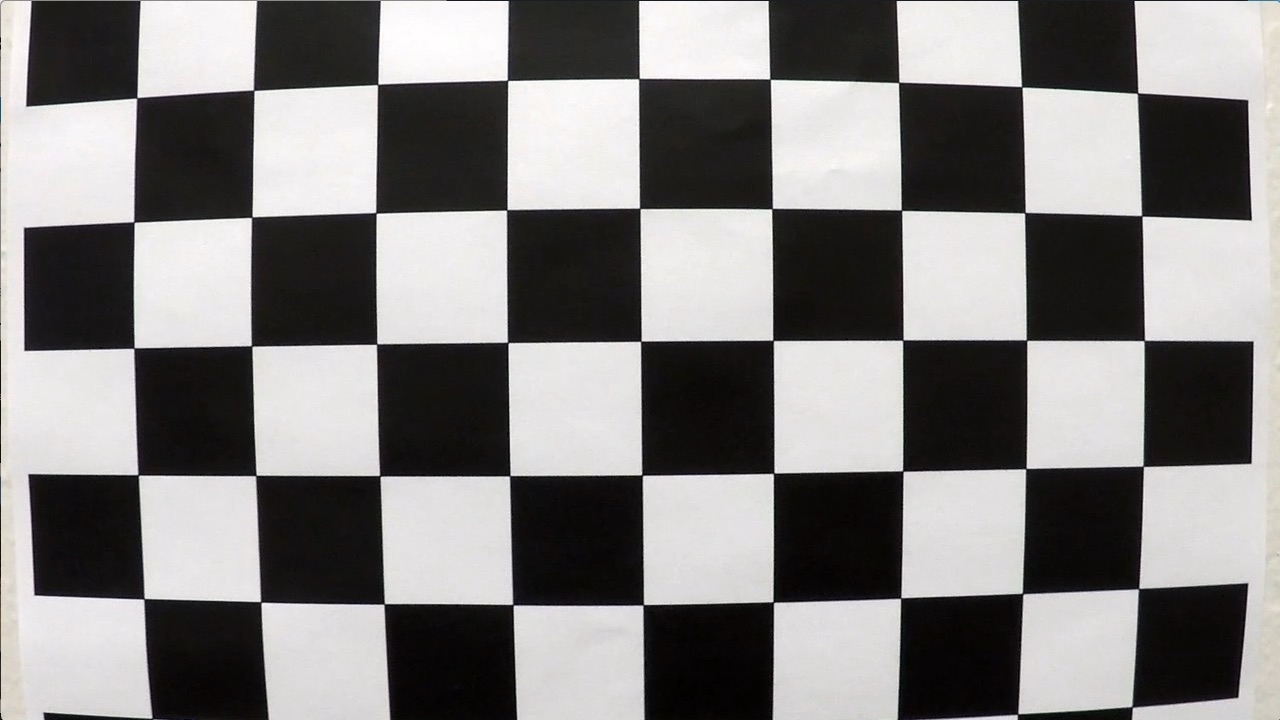
#> input picture Projects/Advanced Lane Lines/camera_cal/calibration1.jpg, 1280 x 720 px; its folder holds 5 pictures in this run
$ python lanelines.py   (older library calls are emulated)
#> lines starting #> are read from the running program, lines starting #| are printed output that depends on the picture
import numpy as np
import cv2
import glob
import matplotlib.image as mpimg
import matplotlib.pyplot as plt
from moviepy.editor import VideoFileClip

# Number of past iterations to store in a Line.
n = 10
# Image shape of all lane lines images.
img_shape = (1280,720)
# Whether to save images from cv pipeline
TEST_PIPELINE = True
# Define conversions in x and y from pixels space to meters
ym_per_pix = 30/720 # meters per pixel in y dimension
xm_per_pix = 3.7/700 # meters per pixel in x dimension

# Define a class to receive the characteristics of each line detection
class Line:
    def __init__(self):
        # was the line detected in the last iteration?
        self.detected = False
        # x values of the last n fits of the line
        self.recent_xfitted = []
        # average x values of the fitted line over the last n iterations
        self.bestx = None
        # polynomial coefficients of the last n fits of the line
        self.recent_fits = []
        # polynomial coefficients averaged over the last n iterations
        self.best_fit = None
        # radius of curvature of the line in some units
        self.radius_of_curvature = None
        # distance in meters of vehicle center from the line
        self.line_base_pos = None
        # difference in fit coefficients between last and new fits
        self.diffs = np.array([0,0,0], dtype='float')
        # x values for detected line pixels
        self.allx = None
        # y values for detected line pixels
        self.ally = None

    # polynomial coefficients for the most recent fit
    def current_fit(self):
        return self.recent_fits[0]

    # [32 lines left out: functions add_fit_x_vals, add_fit, update, not called in this run]

def plot_two(img1, img2, title1, title2, fontsize=50):
    plt.clf()
    f, (ax1, ax2) = plt.subplots(1, 2, figsize=(24, 9))
    f.tight_layout()
    img1_rgb = cv2.cvtColor(img1, cv2.COLOR_BGR2RGB)
    ax1.imshow(img1_rgb)
    ax1.set_title(title1, fontsize=fontsize)
    img2_rgb = cv2.cvtColor(img2, cv2.COLOR_BGR2RGB)
    ax2.imshow(img2_rgb)
    ax2.set_title(title2, fontsize=fontsize)
    plt.subplots_adjust(left=0., right=1, top=0.9, bottom=0.)

# Calibrate camera using same image shape for all images.
def calibrate_camera(img_shape):
    # Chessboard dimensions
#> called with img_shape = (1280, 720)
    nx = 9
    ny = 6

    # Read in and make a list of calibration images
    images = glob.glob("camera_cal/calibration*.jpg")

    # Arrays to store object points and image points from all the calibration images
    objpoints = [] # 3D points in real world space
    imgpoints = [] # 2D points in image plane

    # Prepare object points
    objp = np.zeros((nx*ny, 3), np.float32)
    objp[:, :2] = np.mgrid[0:nx, 0:ny].T.reshape(-1, 2) # x, y coordinates

    for i in range(len(images)):
        # Read in each image
        fname = images[i]
        img = mpimg.imread(fname)
#> img is the input picture: shape (720, 1280, 3); mean R, G, B 130.1, 128.4, 127.8
        # Convert image to grayscale
        gray = cv2.cvtColor(img, cv2.COLOR_RGB2GRAY)
        # Find the chessboard corners
        ret, corners = cv2.findChessboardCorners(gray, (nx,ny), None)
#> ret = False; corners = None
        # If corners are found, add object points and image points
        if ret == True:
            imgpoints.append(corners)
            objpoints.append(objp)
            # Draw and display corners
            # img = cv2.drawChessboardCorners(img, (nx,ny), corners, ret)
            # cv2.imwrite("output_images/chessboard-corners-%d.jpg" % i, img)

    # Calibrate camera
    cam_ret, cam_mtx, cam_dist, cam_rvecs, cam_tvecs = cv2.calibrateCamera( \
        objpoints, imgpoints, img_shape, None, None)

    return cam_mtx, cam_dist

# Undistort image.
def undistort(img, cam_mtx, cam_dist):
    # Undistort using camera matrix and distortion coefficients.
    undist = cv2.undistort(img, cam_mtx, cam_dist, None, cam_mtx)
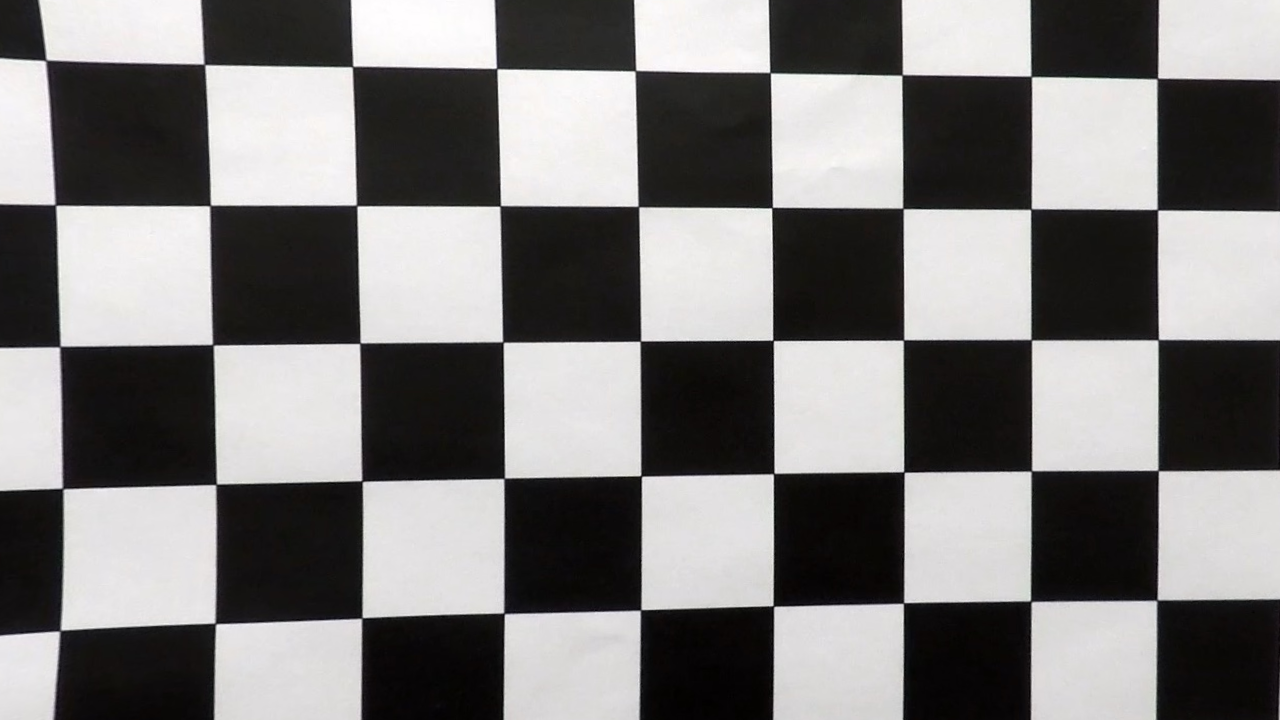
#> undist: shape (720, 1280, 3); mean B, G, R 123.1, 123.5, 125.1
    return undist

# Perspective transform (warp) image.
# [396 lines left out: functions perspective_transform, abs_sobel_thresh, mag_thresh, dir_thresh, hls_thresh, binarize and 6 more, not called in this run]

if TEST_PIPELINE:
    img_filename = "test1"
else:
    img_filename = ""

# Get camera matrix and distortion coefficients.
cam_mtx, cam_dist = calibrate_camera(img_shape)

if TEST_PIPELINE:
    image = cv2.imread("camera_cal/calibration1.jpg")
    undist = undistort(image, cam_mtx, cam_dist)
    plot_two(image, undist, "Original image", "Undistorted image")
    plt.savefig("output_images/undistort_chessboard.jpg")
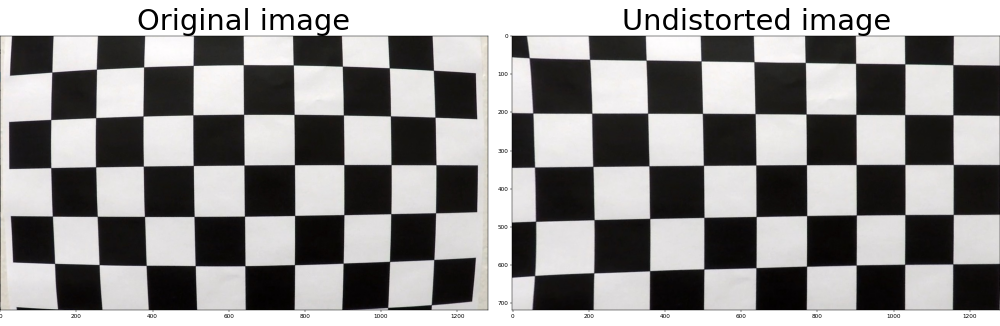
#> figure drawn by matplotlib, 2 panels

# Predefine src and dst points (after undistortion) for
# perspective transform of each lane lines image.
top_left = [632, 425]
top_right = [648, 425]
bottom_right = [1080, 710]
bottom_left = [210, 710]
undist_src = np.float32([top_left,top_right,bottom_right,bottom_left])
w = img_shape[0] # 1280
h = img_shape[1] # 720
xp = 300 # x padding offset
topp = -3000 # top padding offset
botp = 0 # bottom padding offset
undist_dst = np.float32([[xp,topp],[w-xp,topp],[w-xp,h-botp],[xp,h-botp]])

# Get the transform matrix, using src and dst points.
transform_M = cv2.getPerspectiveTransform(undist_src, undist_dst)
inverse_M = cv2.getPerspectiveTransform(undist_dst, undist_src)

# Create lines.
left_line = Line()
right_line = Line()

def pipeline(image):
    global cam_mtx, cam_dist, left_line, right_line, transform_M, img_filename
    global undist_src, undist_dst

    if not TEST_PIPELINE:
        image = cv2.cvtColor(image, cv2.COLOR_RGB2BGR) # convert to BGR

    undist = undistort(image, cam_mtx, cam_dist)

    if TEST_PIPELINE:
        undist_copy = undist.copy()
        src_pts = undist_src.astype(np.int32).reshape((-1,1,2))
        cv2.polylines(undist_copy, [src_pts], True, (255,0,0), 5)
        warped = perspective_transform(undist, transform_M)
        dst_pts = undist_dst.astype(np.int32).reshape((-1,1,2))
        cv2.polylines(warped, [dst_pts], True, (255,0,0), 5)
        plot_two(undist_copy, warped, \
            "Undistorted image with src points drawn", \
            "Warped result with dest. points drawn", 30)
        plt.savefig("output_images/%s_warped.jpg" % img_filename)
        cv2.imwrite("output_images/%s_undist.jpg" % img_filename, undist)

    # Get binary image of undistorted and unwarped lanes after thresholding.
    binary_warped = binarize(img_filename, undist, cam_mtx, cam_dist)

    # Find the lane lines and populate Line member vars.
    if not left_line.detected:
        ploty, vcenteroffset = find_lanes_sliding_window(img_filename, \
            binary_warped, left_line, right_line)
    else:
        ploty, vcenteroffset = find_lanes_limited_search(img_filename, \
            binary_warped, left_line, right_line)
        # Re-search if it failed to detect lines.
        if not left_line.detected:
            print ("Sanity check failed!")
            # ploty, vcenteroffset = find_lanes_sliding_window(img_filename, \
            #    binary_warped, left_line, right_line)

    # Draw the lane back onto the original image.
    result = draw_lane(img_filename, undist, binary_warped, left_line, right_line, vcenteroffset, ploty)

    if not TEST_PIPELINE:
        result = cv2.cvtColor(result, cv2.COLOR_BGR2RGB) # convert back to RGB

    return result

# Read image from file, and undistort.
if TEST_PIPELINE:
    image = cv2.imread("test_images/%s.jpg" % img_filename)
#> (the run stopped early here; a loop or call above may not have finished)
